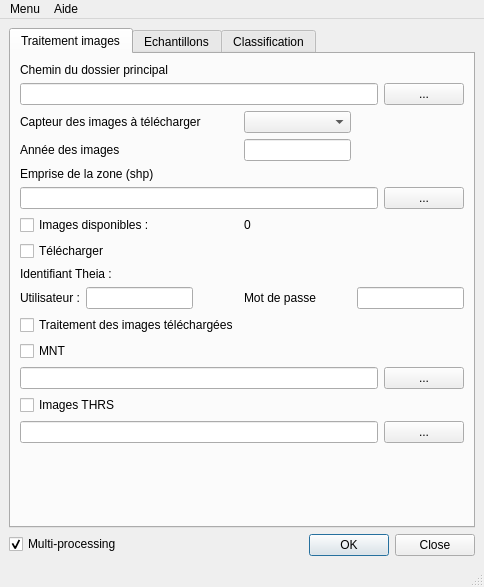
<?xml version="1.0" encoding="UTF-8"?>
<ui version="4.0">
 <class>PHYMOBAT</class>
 <widget class="QMainWindow" name="PHYMOBAT">
  <property name="geometry">
   <rect>
    <x>0</x>
    <y>0</y>
    <width>484</width>
    <height>587</height>
   </rect>
  </property>
  <property name="windowTitle">
   <string>PHYMOBAT 1.1</string>
  </property>
  <widget class="QWidget" name="centralwidget">
   <layout class="QFormLayout" name="formLayout">
    <property name="fieldGrowthPolicy">
     <enum>QFormLayout::AllNonFixedFieldsGrow</enum>
    </property>
    <item row="1" column="0">
     <widget class="QCheckBox" name="checkBox_multiprocess">
      <property name="text">
       <string>Multi-processing</string>
      </property>
      <property name="checkable">
       <bool>true</bool>
      </property>
      <property name="checked">
       <bool>true</bool>
      </property>
      <property name="autoRepeat">
       <bool>false</bool>
      </property>
     </widget>
    </item>
    <item row="1" column="1">
     <widget class="QDialogButtonBox" name="buttonBox">
      <property name="orientation">
       <enum>Qt::Horizontal</enum>
      </property>
      <property name="standardButtons">
       <set>QDialogButtonBox::Close|QDialogButtonBox::Ok</set>
      </property>
     </widget>
    </item>
    <item row="0" column="0" colspan="2">
     <widget class="QTabWidget" name="tabWidget">
      <property name="currentIndex">
       <number>0</number>
      </property>
      <widget class="QWidget" name="tab">
       <attribute name="title">
        <string>Traitement images</string>
       </attribute>
       <layout class="QGridLayout" name="gridLayout_3">
        <item row="5" column="5">
         <widget class="QPushButton" name="pushButton_browser_area_path">
          <property name="text">
           <string>...</string>
          </property>
         </widget>
        </item>
        <item row="1" column="5">
         <widget class="QPushButton" name="pushButton_browser_principal_folder">
          <property name="text">
           <string>...</string>
          </property>
         </widget>
        </item>
        <item row="0" column="0" colspan="2">
         <widget class="QLabel" name="label_principal_folder">
          <property name="text">
           <string>Chemin du dossier principal</string>
          </property>
         </widget>
        </item>
        <item row="4" column="0" colspan="2">
         <widget class="QLabel" name="label_area_path">
          <property name="text">
           <string>Emprise de la zone (shp)</string>
          </property>
         </widget>
        </item>
        <item row="7" column="0" colspan="2">
         <widget class="QCheckBox" name="checkBox_download">
          <property name="text">
           <string>Télécharger</string>
          </property>
         </widget>
        </item>
        <item row="9" column="4" colspan="2">
         <widget class="QLineEdit" name="lineEdit_password"/>
        </item>
        <item row="17" column="0">
         <spacer name="verticalSpacer_2">
          <property name="orientation">
           <enum>Qt::Vertical</enum>
          </property>
          <property name="sizeHint" stdset="0">
           <size>
            <width>20</width>
            <height>40</height>
           </size>
          </property>
         </spacer>
        </item>
        <item row="3" column="2">
         <spacer name="horizontalSpacer_6">
          <property name="orientation">
           <enum>Qt::Horizontal</enum>
          </property>
          <property name="sizeHint" stdset="0">
           <size>
            <width>40</width>
            <height>20</height>
           </size>
          </property>
         </spacer>
        </item>
        <item row="14" column="5">
         <widget class="QPushButton" name="pushButton_browser_VHRS">
          <property name="text">
           <string>...</string>
          </property>
         </widget>
        </item>
        <item row="8" column="0" colspan="2">
         <widget class="QLabel" name="label_id_theia">
          <property name="text">
           <string>Identifiant Theia :</string>
          </property>
         </widget>
        </item>
        <item row="9" column="3">
         <widget class="QLabel" name="label_password">
          <property name="text">
           <string>Mot de passe</string>
          </property>
         </widget>
        </item>
        <item row="9" column="1">
         <widget class="QLineEdit" name="lineEdit_user"/>
        </item>
        <item row="9" column="0">
         <widget class="QLabel" name="label_user">
          <property name="text">
           <string>Utilisateur :</string>
          </property>
         </widget>
        </item>
        <item row="13" column="0" colspan="2">
         <widget class="QCheckBox" name="checkBox_VHRS">
          <property name="text">
           <string>Images THRS</string>
          </property>
         </widget>
        </item>
        <item row="3" column="0" colspan="2">
         <widget class="QLabel" name="label_year_images">
          <property name="text">
           <string>Année des images</string>
          </property>
         </widget>
        </item>
        <item row="14" column="0" colspan="5">
         <widget class="QLineEdit" name="lineEdit_VHRS"/>
        </item>
        <item row="3" column="3">
         <widget class="QLineEdit" name="lineEdit_year_images"/>
        </item>
        <item row="6" column="0" colspan="2">
         <widget class="QCheckBox" name="checkBox_listing">
          <property name="text">
           <string>Images disponibles :</string>
          </property>
         </widget>
        </item>
        <item row="2" column="3">
         <widget class="QComboBox" name="comboBox_captor"/>
        </item>
        <item row="9" column="2">
         <spacer name="horizontalSpacer_7">
          <property name="orientation">
           <enum>Qt::Horizontal</enum>
          </property>
          <property name="sizeHint" stdset="0">
           <size>
            <width>40</width>
            <height>20</height>
           </size>
          </property>
         </spacer>
        </item>
        <item row="5" column="0" colspan="5">
         <widget class="QLineEdit" name="lineEdit_area_path"/>
        </item>
        <item row="2" column="0" colspan="3">
         <widget class="QLabel" name="label_captor">
          <property name="text">
           <string>Capteur des images à télécharger</string>
          </property>
         </widget>
        </item>
        <item row="1" column="0" colspan="5">
         <widget class="QLineEdit" name="lineEdit_principal_folder"/>
        </item>
        <item row="11" column="0">
         <widget class="QCheckBox" name="checkBox_MNT">
          <property name="text">
           <string>MNT</string>
          </property>
         </widget>
        </item>
        <item row="6" column="3">
         <widget class="QLabel" name="label_listing">
          <property name="text">
           <string>0</string>
          </property>
         </widget>
        </item>
        <item row="12" column="5">
         <widget class="QPushButton" name="pushButton_browser_MNT">
          <property name="text">
           <string>...</string>
          </property>
         </widget>
        </item>
        <item row="12" column="0" colspan="5">
         <widget class="QLineEdit" name="lineEdit_MNT"/>
        </item>
        <item row="10" column="0" colspan="4">
         <widget class="QCheckBox" name="checkBox_processing">
          <property name="text">
           <string>Traitement des images téléchargées</string>
          </property>
         </widget>
        </item>
       </layout>
      </widget>
      <widget class="QWidget" name="tab_2">
       <attribute name="title">
        <string>Echantillons</string>
       </attribute>
       <layout class="QGridLayout" name="gridLayout_4">
        <item row="6" column="0" colspan="4">
         <widget class="QCheckBox" name="checkBox_img_sample">
          <property name="text">
           <string>Image échantillonnée (Si &quot;traitement images&quot; n'est pas lancé) :</string>
          </property>
         </widget>
        </item>
        <item row="3" column="3">
         <widget class="QLineEdit" name="lineEdit_select_sample_fieldname_2"/>
        </item>
        <item row="9" column="1">
         <spacer name="horizontalSpacer_5">
          <property name="orientation">
           <enum>Qt::Horizontal</enum>
          </property>
          <property name="sizeHint" stdset="0">
           <size>
            <width>49</width>
            <height>20</height>
           </size>
          </property>
         </spacer>
        </item>
        <item row="1" column="3">
         <widget class="QPushButton" name="pushButton_browser_sample_path">
          <property name="text">
           <string>...</string>
          </property>
         </widget>
        </item>
        <item row="5" column="2">
         <spacer name="horizontalSpacer">
          <property name="orientation">
           <enum>Qt::Horizontal</enum>
          </property>
          <property name="sizeHint" stdset="0">
           <size>
            <width>106</width>
            <height>20</height>
           </size>
          </property>
         </spacer>
        </item>
        <item row="3" column="2">
         <widget class="QLineEdit" name="lineEdit_select_sample_fieldname_1"/>
        </item>
        <item row="9" column="3">
         <widget class="QPushButton" name="pushButton_add_sample">
          <property name="text">
           <string>Ajouter</string>
          </property>
         </widget>
        </item>
        <item row="3" column="0">
         <widget class="QLabel" name="label_select_sample_fieldname">
          <property name="text">
           <string>Champs</string>
          </property>
         </widget>
        </item>
        <item row="4" column="1">
         <spacer name="horizontalSpacer_3">
          <property name="orientation">
           <enum>Qt::Horizontal</enum>
          </property>
          <property name="sizeHint" stdset="0">
           <size>
            <width>49</width>
            <height>20</height>
           </size>
          </property>
         </spacer>
        </item>
        <item row="0" column="0">
         <widget class="QLabel" name="label_sample_path">
          <property name="text">
           <string>Echantillon (shp)</string>
          </property>
         </widget>
        </item>
        <item row="3" column="1">
         <spacer name="horizontalSpacer_2">
          <property name="orientation">
           <enum>Qt::Horizontal</enum>
          </property>
          <property name="sizeHint" stdset="0">
           <size>
            <width>49</width>
            <height>20</height>
           </size>
          </property>
         </spacer>
        </item>
        <item row="5" column="0">
         <widget class="QLabel" name="label_select_sample_nb_poly">
          <property name="text">
           <string>Nombre de polygones</string>
          </property>
         </widget>
        </item>
        <item row="5" column="1">
         <spacer name="horizontalSpacer_4">
          <property name="orientation">
           <enum>Qt::Horizontal</enum>
          </property>
          <property name="sizeHint" stdset="0">
           <size>
            <width>49</width>
            <height>20</height>
           </size>
          </property>
         </spacer>
        </item>
        <item row="7" column="3">
         <widget class="QPushButton" name="pushButton_img_sample">
          <property name="text">
           <string>...</string>
          </property>
         </widget>
        </item>
        <item row="10" column="0" colspan="4">
         <widget class="QPlainTextEdit" name="plainTextEdit_sample">
          <property name="plainText">
           <string>1 - Végétation non naturelle / Semi-naturelle
2 - Herbacés / Ligneux
3 - Lingeux denses / mixtes


</string>
          </property>
         </widget>
        </item>
        <item row="4" column="0">
         <widget class="QLabel" name="label_select_sample_class">
          <property name="text">
           <string>Classes</string>
          </property>
         </widget>
        </item>
        <item row="4" column="2">
         <widget class="QLineEdit" name="lineEdit_select_sample_class_1"/>
        </item>
        <item row="9" column="2">
         <widget class="QPushButton" name="pushButton_clear_sample">
          <property name="text">
           <string>Effacer</string>
          </property>
         </widget>
        </item>
        <item row="8" column="0">
         <widget class="QCheckBox" name="checkBox_RPG">
          <property name="text">
           <string>RPG</string>
          </property>
         </widget>
        </item>
        <item row="2" column="0">
         <widget class="QLabel" name="label_select_sample">
          <property name="text">
           <string>Sélection par classe de 2</string>
          </property>
         </widget>
        </item>
        <item row="1" column="0" colspan="3">
         <widget class="QLineEdit" name="lineEdit_sample_path"/>
        </item>
        <item row="5" column="3">
         <widget class="QLineEdit" name="lineEdit_select_sample_nb_poly"/>
        </item>
        <item row="4" column="3">
         <widget class="QLineEdit" name="lineEdit_select_sample_class_2"/>
        </item>
        <item row="7" column="0" colspan="3">
         <widget class="QLineEdit" name="lineEdit_img_sample"/>
        </item>
        <item row="13" column="0" colspan="3">
         <widget class="QCheckBox" name="checkBox_threshold">
          <property name="text">
           <string>Déterminer les seuils optimaux</string>
          </property>
         </widget>
        </item>
       </layout>
      </widget>
      <widget class="QWidget" name="tab_3">
       <attribute name="title">
        <string>Classification</string>
       </attribute>
       <layout class="QGridLayout" name="gridLayout_2">
        <item row="6" column="6">
         <widget class="QPushButton" name="pushButton_browser_output">
          <property name="text">
           <string>...</string>
          </property>
         </widget>
        </item>
        <item row="8" column="6">
         <widget class="QLineEdit" name="lineEdit_fieldname_4"/>
        </item>
        <item row="8" column="1">
         <widget class="QLabel" name="label_area_fieldname">
          <property name="text">
           <string>AREA</string>
          </property>
         </widget>
        </item>
        <item row="7" column="0" colspan="5">
         <widget class="QLabel" name="label_ouput_fieldname">
          <property name="text">
           <string>Champs du fichier de sortie</string>
          </property>
         </widget>
        </item>
        <item row="8" column="0">
         <widget class="QLabel" name="label_id_fieldname">
          <property name="text">
           <string>ID</string>
          </property>
         </widget>
        </item>
        <item row="8" column="2" colspan="2">
         <widget class="QLineEdit" name="lineEdit_fieldname_1"/>
        </item>
        <item row="9" column="5">
         <widget class="QComboBox" name="comboBox_fieldname_3"/>
        </item>
        <item row="3" column="0" colspan="4">
         <widget class="QLabel" name="label_segmentation">
          <property name="text">
           <string>Segmentation (shp)</string>
          </property>
         </widget>
        </item>
        <item row="4" column="6">
         <widget class="QPushButton" name="pushButton_browser_segmentation">
          <property name="text">
           <string>...</string>
          </property>
         </widget>
        </item>
        <item row="9" column="6">
         <widget class="QComboBox" name="comboBox_fieldname_4"/>
        </item>
        <item row="10" column="0" colspan="3">
         <widget class="QCheckBox" name="checkBox_classifier">
          <property name="text">
           <string>Classifier</string>
          </property>
         </widget>
        </item>
        <item row="9" column="2" colspan="2">
         <widget class="QComboBox" name="comboBox_fieldname_1"/>
        </item>
        <item row="4" column="0" colspan="6">
         <widget class="QLineEdit" name="lineEdit_segmentation"/>
        </item>
        <item row="9" column="4">
         <widget class="QComboBox" name="comboBox_fieldname_2"/>
        </item>
        <item row="8" column="5">
         <widget class="QLineEdit" name="lineEdit_fieldname_3"/>
        </item>
        <item row="6" column="0" colspan="6">
         <widget class="QLineEdit" name="lineEdit_output"/>
        </item>
        <item row="8" column="4">
         <widget class="QLineEdit" name="lineEdit_fieldname_2"/>
        </item>
        <item row="5" column="0" colspan="4">
         <widget class="QLabel" name="label_ouput">
          <property name="text">
           <string>Fichier de sortie (shp)</string>
          </property>
         </widget>
        </item>
        <item row="11" column="0">
         <spacer name="verticalSpacer">
          <property name="orientation">
           <enum>Qt::Vertical</enum>
          </property>
          <property name="sizeHint" stdset="0">
           <size>
            <width>20</width>
            <height>40</height>
           </size>
          </property>
         </spacer>
        </item>
       </layout>
      </widget>
     </widget>
    </item>
   </layout>
  </widget>
  <widget class="QMenuBar" name="menubar">
   <property name="enabled">
    <bool>true</bool>
   </property>
   <property name="geometry">
    <rect>
     <x>0</x>
     <y>0</y>
     <width>484</width>
     <height>25</height>
    </rect>
   </property>
   <property name="defaultUp">
    <bool>true</bool>
   </property>
   <widget class="QMenu" name="menuMenu">
    <property name="tearOffEnabled">
     <bool>true</bool>
    </property>
    <property name="title">
     <string>Menu</string>
    </property>
    <addaction name="actionOuvrir"/>
    <addaction name="actionSauver"/>
    <addaction name="actionQuiter"/>
   </widget>
   <widget class="QMenu" name="menuAide">
    <property name="title">
     <string>Aide</string>
    </property>
    <addaction name="actionAide_de_PHYMOBAT"/>
    <addaction name="actionA_propos_de_PHYMOBAT"/>
   </widget>
   <addaction name="menuMenu"/>
   <addaction name="menuAide"/>
  </widget>
  <widget class="QStatusBar" name="statusbar"/>
  <action name="actionOuvrir">
   <property name="text">
    <string>Ouvrir</string>
   </property>
  </action>
  <action name="actionSauver">
   <property name="text">
    <string>Sauver</string>
   </property>
  </action>
  <action name="actionQuiter">
   <property name="text">
    <string>Quiter</string>
   </property>
  </action>
  <action name="actionAide_de_PHYMOBAT">
   <property name="text">
    <string>Aide de PHYMOBAT</string>
   </property>
  </action>
  <action name="actionA_propos_de_PHYMOBAT">
   <property name="text">
    <string>A propos de PHYMOBAT</string>
   </property>
  </action>
 </widget>
 <resources/>
 <connections/>
</ui>
